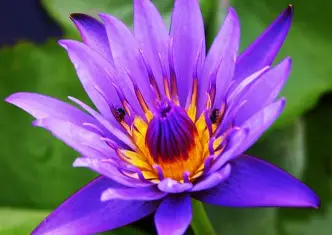
#> input picture DCS_ISR/ISR_ASSIGNMENTS/feature extraction/flower.jpg, 332 x 235 px
$ jupyter execute Feature_extraction_in_2D_color_images_.ipynb   (shell and % lines are left out)
#> lines starting #> are read from the running program, lines starting #| are printed output that depends on the picture
[cell 1]
# ==============================================
# Color Feature Extraction using OpenCV & Matplotlib
# ==============================================

# ====== Install Required Libraries ======

# ====== Import Libraries ======
import cv2
import numpy as np
import matplotlib.pyplot as plt

# ====== Step 1: Read the Image ======
# ⚠️ In Jupyter, use a direct file path instead of files.upload()
# Example path (update this for your image)
filename = "flower.jpg"

# Read image
img = cv2.imread(filename)
#> img is the input picture: shape (235, 332, 3); mean B, G, R 131.7, 87.6, 115.1

if img is None:
    raise FileNotFoundError("Image not found. Check the file path!")

# Convert BGR (OpenCV default) to RGB (for Matplotlib display)
img = cv2.cvtColor(img, cv2.COLOR_BGR2RGB)

# ====== Step 2: Display the Original Image ======
plt.figure(figsize=(5,5))
plt.imshow(img)
plt.title("Original Image")
plt.axis("off")
plt.show()

# ====== Step 3: Extract Color Histogram Features ======
colors = ('r', 'g', 'b')
plt.figure(figsize=(8,5))
for i, color in enumerate(colors):
    hist = cv2.calcHist([img], [i], None, [256], [0, 256])
    plt.plot(hist, color=color)
    plt.xlim([0, 256])

plt.title("Color Histogram (Feature Representation)")
plt.xlabel("Pixel Intensity")
plt.ylabel("Frequency")
plt.show()
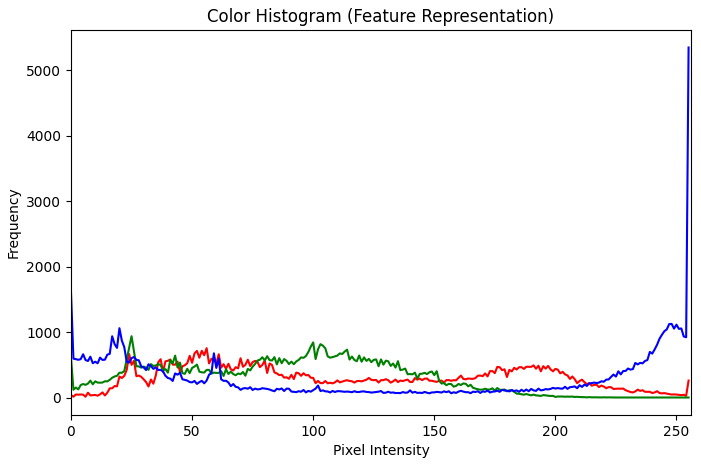
#> figure drawn by matplotlib, 1 panel; curve peaks at x = 56, y = 754; curve peaks at x = 25, y = 937; curve peaks at x = 255, y = 5349

# ====== Step 4: Compute Mean RGB Values ======
mean_colors = cv2.mean(img)[:3]
#> mean_colors = (115.1, 87.57, 131.7)
print(f"Mean R: {mean_colors[0]:.2f}, G: {mean_colors[1]:.2f}, B: {mean_colors[2]:.2f}")
#| Mean R: 115.14, G: 87.57, B: 131.69
